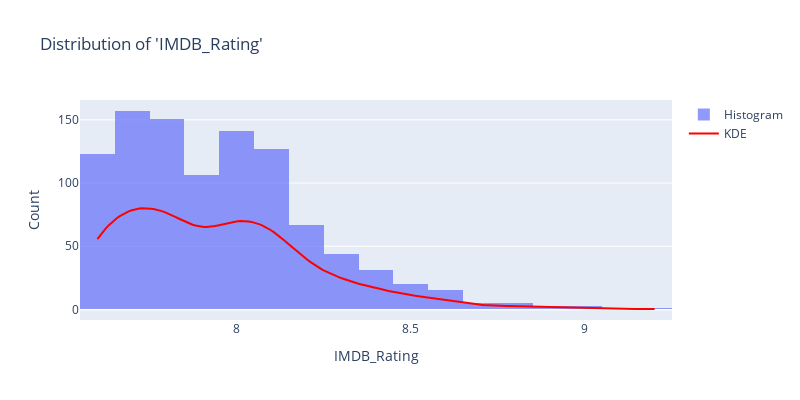

Here is the notebook cell this chart was saved with:
### Markdown cell above
### Variaveis numericas 
#### IMDB_Rating (Target)

### Code cell
#Distribuição de IMDB_Rating
plot_distribution(raw_df, col_name = 'IMDB_Rating')

### Figure 1 — Plotly figure (JSON) as saved in the notebook; plotly's stock layout.template omitted (floating-point values rounded to 4 significant figures; data arrays with more than 128 entries replaced by an {"elided": "..."} marker saying what was removed)
{"data": [{"name": "Histogram", "nbinsx": 30, "opacity": 0.7, "type": "histogram", "x": {"elided": "999 float values"}}, {"line": {"color": "red"}, "mode": "lines", "name": "KDE", "type": "scatter", "x": {"elided": "200 float values"}, "y": {"elided": "200 float values"}}], "layout": {"height": 400, "title": {"text": "Distribution of 'IMDB_Rating'"}, "width": 800, "xaxis": {"title": {"text": "IMDB_Rating"}}, "yaxis": {"title": {"text": "Count"}}}}
